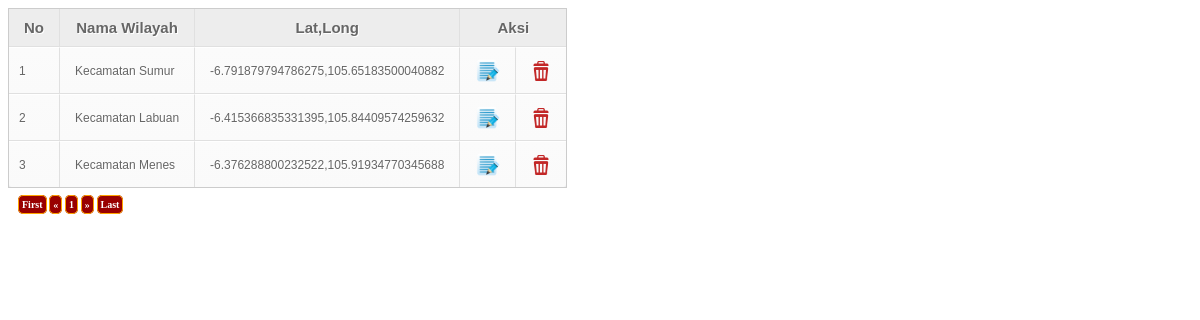
/pages/wilayah.php, run on the app's committed database.
### tables this page shows
CREATE TABLE `wilayah` (
  `id_wilayah` int(10) NOT NULL,
  `kecamatan` varchar(100) NOT NULL,
  `lat` double NOT NULL,
  `lng` double NOT NULL
);

### pages/wilayah.php (the view, shortened to what this page needs)
                         <table  cellspacing='0'>
                                 <tr>
							<th style="font-size:15px;"><center><b>No</b></center></b></th>
							<th style="font-size:15px;"><center><b>Nama Wilayah</b></center></th>
							<th style="font-size:15px;"><center><b>Lat,Long</center></b></th>
							<th colspan="2" style="font-size:15px;"><center><b>Aksi</b></center></th>
						</tr>
						<?php
						$page = (isset($_GET['page']))? $_GET['page'] : 1;
						$limit = 10;
						$limit_start = ($page - 1) * $limit;
						$no = 0;
							$q=mysqli_query($connection,"select * from wilayah LIMIT ".$limit_start.",".$limit);
							while ($d=mysqli_fetch_array($q)){
						$no++;
						?>
						<tr>
							<td><?php echo $no ?></td>
							<td><?php echo $d["kecamatan"]?></td>
							<td><?php echo $d['lat'].','.$d['lng'];?></td>
							<td><a href="admin.php?p=ubahwilayah&kdw=<?php echo $d["id_wilayah"]?>" ><img src="img/edit.png" width="25px"></a></td>
							<td><a href="proses/hapus-wilayah.php?kdw=<?php echo $d["id_wilayah"]?>"><img src="img/delet.png" width="20px"></a></td>
						</tr>
						<?php }?>
				</table>
	<div class="halaman">
	<?php
	if($page == 1){
	?>
		<a href="#">First</a>
		<a href="#">&laquo;</a>
	<?php
	}else{
		$link_prev = ($page > 1)? $page - 1 : 1;
	?>
		 <a href="admin.php?page=1">First</a>
		 <a href="admin.php?page=<?php echo $link_prev; ?>">&laquo;</a>
	<?php
	}
	?>
	<?php
	$sql2 = mysqli_query($connection, "SELECT COUNT(*) AS jumlah FROM wilayah");
	$get_jumlah = mysqli_fetch_array($sql2);
	$jumlah_page = ceil($get_jumlah['jumlah'] / $limit);
	$jumlah_number = 3;
	$start_number = ($page > $jumlah_number)? $page - $jumlah_number : 1;
	$end_number = ($page < ($jumlah_page - $jumlah_number))? $page + $jumlah_number : $jumlah_page;
	for($i = $start_number; $i <= $end_number; $i++){
	?>
		 <a href="admin.php?page=<?php echo $i; ?>"><?php echo $i; ?></a>
	<?php
	}
	?>
	<?php
	if($page == $jumlah_page){
	?>
		<a href="#">&raquo;</a>
		<a href="#">Last</a>
	<?php
	}else{
		$link_next = ($page < $jumlah_page)? $page + 1 : $jumlah_page;
	?>
		<a href="admin.php?page=<?php echo $link_next; ?>">&raquo;</a>
		<a href="admin.php?page=<?php echo $jumlah_page; ?>">Last</a>
	<?php
	}
	?>
</div>

### pages/wilayah.php (style rules this page uses)
table { font-family: Arial, Helvetica, sans-serif; font-size:12px; color: #666; text-shadow: 1px 1px 0px #fff; background: #eaebec; border: #ccc 1px solid; }
table th { padding: 10px 15px; border-left:1px solid #e0e0e0; border-bottom: 1px solid #e0e0e0; background: #ededed; }
table th:first-child { border-left:none; }
table tr { text-align: left; padding-left: 10px; }
table td:first-child { text-align: left; padding-left: 10px; border-left: 0; }
table td { padding: 10px 15px; border-top: 1px solid #ffffff; border-bottom: 1px solid #e0e0e0; border-left: 1px solid #e0e0e0; background: #fafafa; background: -webkit-gradient(linear, left top, left bottom, from(#fbfbfb), to(#fafafa)); background: -moz-linear-gradient(top, #fbfbfb, #fafafa); }
table tr:last-child td { border-bottom: 0; }
table tr:last-child td:first-child { -moz-border-radius-bottomleft: 3px; -webkit-border-bottom-left-radius: 3px; border-bottom-left-radius: 3px; }
table tr:last-child td:last-child { -moz-border-radius-bottomright: 3px; -webkit-border-bottom-right-radius: 3px; border-bottom-right-radius: 3px; }
.halaman { margin:10px; font-size:11px; }
.halaman a { padding:3px; background:#990000; -moz-border-radius:5px; -webkit-border-radius:5px; border:1px solid #FFA500; font-size:10px; font-weight:bold; color:#FFF; text-decoration:none; }

### data on the page
wilayah: kecamatan "Kecamatan Sumur", lat "-6.791879794786275", lng "105.65183500040882"
wilayah: kecamatan "Kecamatan Labuan", lat "-6.415366835331395", lng "105.84409574259632"
wilayah: kecamatan "Kecamatan Menes", lat "-6.376288800232522", lng "105.91934770345688"
